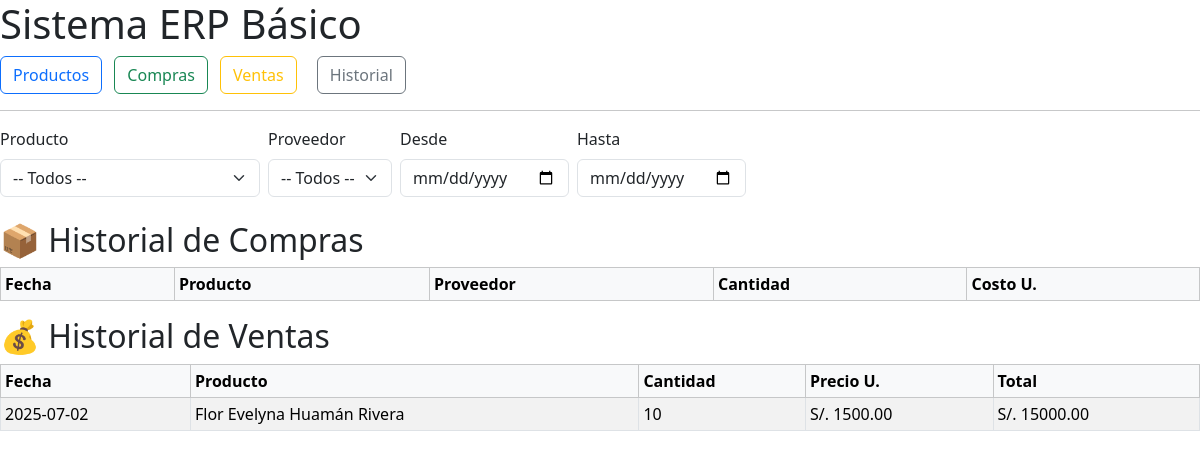
The page /historial on the database its author committed.
### tables this page shows
CREATE TABLE ventas (
    id INTEGER PRIMARY KEY AUTOINCREMENT,
    producto_id INTEGER,
    cantidad INTEGER,
    precio_unitario REAL,
    fecha TEXT DEFAULT CURRENT_DATE, cliente TEXT,
    FOREIGN KEY (producto_id) REFERENCES productos(id)
);

CREATE TABLE productos (
    id INTEGER PRIMARY KEY AUTOINCREMENT,
    nombre  TEXT NOT NULL,
    stock   INTEGER DEFAULT 0,
    precio  REAL    DEFAULT 0
);

### app.py (the view)
@app.route("/historial")
def historial():
    producto  = request.args.get("producto")
    proveedor = request.args.get("proveedor")
    desde     = request.args.get("desde")
    hasta     = request.args.get("hasta")
    conn   = conectar()
    cursor = conn.cursor()
    compras_q = """
        SELECT c.fecha, p.nombre, c.proveedor, c.cantidad, c.costo_unitario
        FROM compras c
        JOIN productos p ON c.producto_id = p.id
        WHERE 1=1
    """
    params_c = []
    if producto:
        compras_q += " AND p.nombre = ?"
        params_c.append(producto)
    if proveedor:
        compras_q += " AND c.proveedor = ?"
        params_c.append(proveedor)
    if desde:
        compras_q += " AND date(c.fecha) >= date(?)"
        params_c.append(desde)
    if hasta:
        compras_q += " AND date(c.fecha) <= date(?)"
        params_c.append(hasta)
    compras_q += " ORDER BY c.fecha DESC"
    cursor.execute(compras_q, tuple(params_c))
    compras = cursor.fetchall()
    ventas_q = """
        SELECT v.fecha, p.nombre, v.cantidad, v.precio_unitario
        FROM ventas v
        JOIN productos p ON v.producto_id = p.id
        WHERE 1=1
    """
    params_v = []
    if producto:
        ventas_q += " AND p.nombre = ?"
        params_v.append(producto)
    if desde:
        ventas_q += " AND date(v.fecha) >= date(?)"
        params_v.append(desde)
    if hasta:
        ventas_q += " AND date(v.fecha) <= date(?)"
        params_v.append(hasta)
    ventas_q += " ORDER BY v.fecha DESC"
    cursor.execute(ventas_q, tuple(params_v))
    ventas = cursor.fetchall()
    cursor.execute("SELECT DISTINCT nombre FROM productos")
    lista_prod = [row[0] for row in cursor.fetchall()]
    cursor.execute("SELECT DISTINCT proveedor FROM compras WHERE proveedor IS NOT NULL AND proveedor != ''")
    lista_prov = [row[0] for row in cursor.fetchall()]
    conn.close()
    return render_template(
        "historial.html",
        compras=compras,
        ventas=ventas,
        lista_prod=lista_prod,
        lista_prov=lista_prov,
        producto_sel=producto,
        proveedor_sel=proveedor,
        desde_sel=desde,
        hasta_sel=hasta
    )

### app.py (called while the page is built)
def conectar():
    return sqlite3.connect("data/db.sqlite3")

### templates/historial.html (shortened to what this page needs)
{% extends "base.html" %}
{% block contenido %}
<form method="get" class="row g-2 mb-4 align-items-end">
  <div class="col-auto">
    <label class="form-label">Producto</label>
    <select name="producto" class="form-select" onchange="this.form.submit()">
      <option value="">-- Todos --</option>
    </select>
  </div>
  <div class="col-auto">
    <label class="form-label">Proveedor</label>
    <select name="proveedor" class="form-select" onchange="this.form.submit()">
      <option value="">-- Todos --</option>
    </select>
  </div>
  <div class="col-auto">
    <label class="form-label">Desde</label>
    <input type="date" name="desde" class="form-control"
           value="{{ desde_sel or '' }}" onchange="this.form.submit()">
  </div>
  <div class="col-auto">
    <label class="form-label">Hasta</label>
    <input type="date" name="hasta" class="form-control"
           value="{{ hasta_sel or '' }}" onchange="this.form.submit()">
  </div>
</form>
<h2>📦 Historial de Compras</h2>
<table class="table table-bordered table-sm table-striped">
  <thead class="table-light">
    <tr>
      <th>Fecha</th><th>Producto</th><th>Proveedor</th><th>Cantidad</th><th>Costo&nbsp;U.</th>
    </tr>
  </thead>
</table>
<h2>💰 Historial de Ventas</h2>
<table class="table table-bordered table-sm table-striped">
  <thead class="table-light">
    <tr>
      <th>Fecha</th><th>Producto</th><th>Cantidad</th><th>Precio&nbsp;U.</th><th>Total</th>
    </tr>
  </thead>
  <tbody>
    {% for v in ventas %}
    <tr>
      <td>{{ v[0] }}</td>
      <td>{{ v[1] }}</td>
      <td>{{ v[2] }}</td>
      <td>S/. {{ "%.2f"|format(v[3]) }}</td>
      <td>S/. {{ "%.2f"|format(v[2]*v[3]) }}</td>
    </tr>
    {% endfor %}
  </tbody>
</table>
{% endblock %}

### rows shown on the page
ventas: fecha "2025-07-02", nombre "Flor Evelyna Huamán Rivera", cantidad "10", precio_unitario "1500.00", v[2]*v[3] "15000.00"
